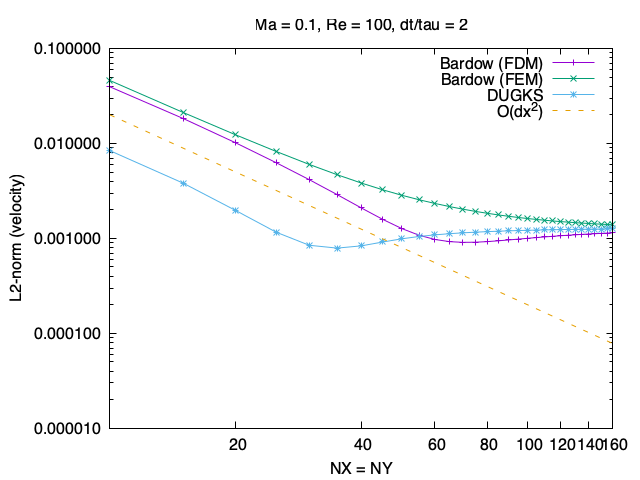

This figure's gnuplot source:
set terminal pngcairo enhanced
set output "fig1.png"

set log xy
set xlabel "NX = NY"
set ylabel "L2-norm (velocity)"

set xrange [:160]

set title "Ma = 0.1, Re = 100, dt/tau = 2"

plot "tgv_fig1.txt" i 0 u (10 + $0*5):1 w lp t "Bardow (FDM)",\
     "tgv_fig1.txt" i 1 u (10 + $0*5):1 w lp t "Bardow (FEM)",\
     "tgv_fig1.txt" i 2 u (10 + $0*5):1 w lp t "DUGKS",\
     2*(1/x)**2 dt 2 t "O(dx^2)"
